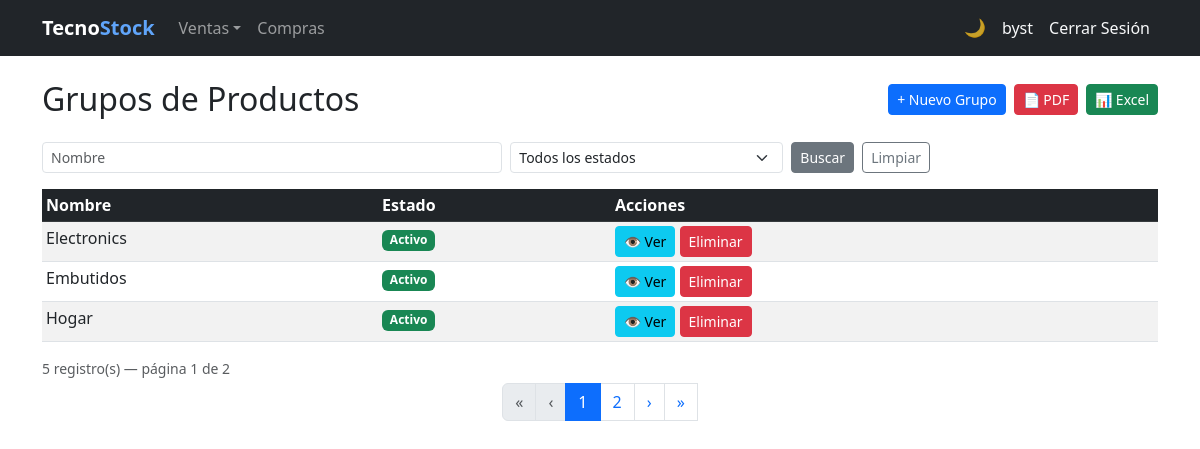
The page /groups/ (signed in) on the database as committed earlier.
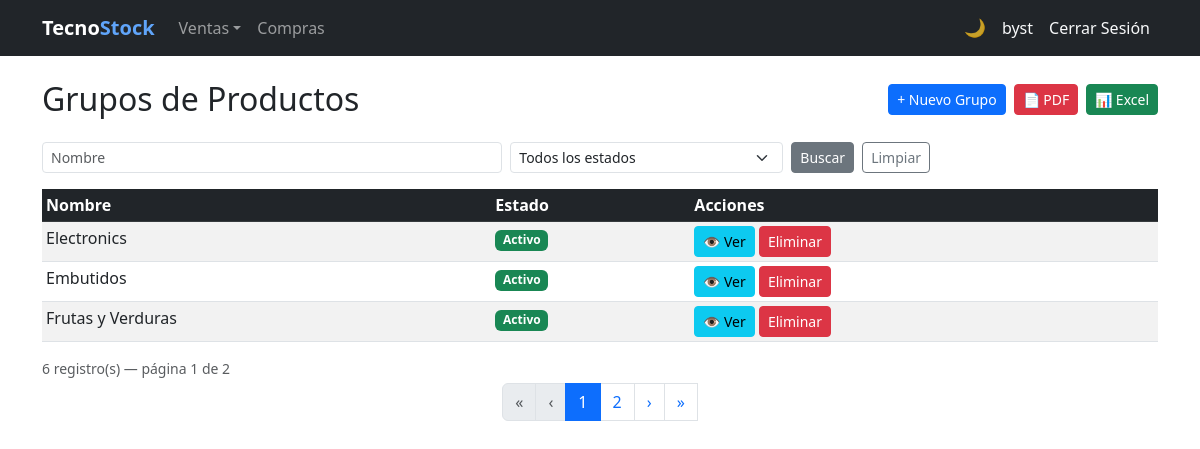
The same page on the database as committed later.
### billing/models.py (models this page shows, shortened)
class ProductGroup(models.Model):
    name = models.CharField(max_length=100, unique=True, verbose_name='Group Name')
    is_active = models.BooleanField(default=True)
    created_at = models.DateTimeField(auto_now_add=True)
    updated_at = models.DateTimeField(auto_now=True)
    class Meta:
        verbose_name = 'Product Group'
        verbose_name_plural = 'Product Groups'
        ordering = ['name']

### billing/views.py (the view)
# urls.py: path('groups/', views.ProductGroupListView.as_view(), name='productgroup_list'),
class ProductGroupListView(LoginRequiredMixin, SearchExportMixin, ListView):
    model           = ProductGroup
    template_name   = 'billing/productgroup_list.html'
    context_object_name = 'items'
    export_filename = 'grupos'
    export_fields   = [('Nombre', 'name'), ('Activo', 'is_active')]
    search_fields   = [
        {'param': 'q',         'field': 'name__icontains'},
        {'param': 'is_active', 'field': 'is_active', 'type': 'bool'},
    ]

### shared/mixins.py (called while the page is built, shortened)
    def get_queryset(self):
        qs = super().get_queryset()
        for spec in self.search_fields:
            val = self.request.GET.get(spec['param'], '').strip()
            if not val:
                continue
        return qs.distinct()

    def get_context_data(self, **kwargs):
        ctx = super().get_context_data(**kwargs)
        ctx['search_params'] = self.request.GET
        return ctx

    def get(self, request, *args, **kwargs):
        fmt = request.GET.get('export', '').lower()
        if fmt == 'pdf':
            return self._build_pdf()
        if fmt == 'excel':
            return self._build_excel()
        return super().get(request, *args, **kwargs)

### billing/templates/billing/productgroup_list.html (shortened to what this page needs)
{% extends 'billing/base.html' %}
{% block content %}
<div class="d-flex align-items-center justify-content-between mb-4">
  <h2 class="mb-0">Grupos de Productos</h2>
  <div class="d-flex gap-2">
    <a href="{% url 'billing:productgroup_create' %}" class="btn btn-primary btn-sm">+ Nuevo Grupo</a>
    {% include 'billing/_export_buttons.html' %}
  </div>
</div>
<form method="get" class="mb-3">
  <div class="row g-2 align-items-end">
    <div class="col-md-5">
      <input type="text" name="q" class="form-control form-control-sm" placeholder="Nombre"
             value="{{ search_params.q|default:'' }}">
    </div>
    <div class="col-md-3">
      <select name="is_active" class="form-select form-select-sm" aria-label="Filtrar por estado">
        <option value="">Todos los estados</option>
      </select>
    </div>
    <div class="col-auto d-flex gap-2">
      <button type="submit" class="btn btn-secondary btn-sm">Buscar</button>
      <a href="{% url 'billing:productgroup_list' %}" class="btn btn-outline-secondary btn-sm">Limpiar</a>
    </div>
  </div>
</form>
<table class="table table-striped table-hover table-sm">
  <thead class="table-dark">
    <tr><th>Nombre</th><th>Estado</th><th>Acciones</th></tr>
  </thead>
  <tbody>
    {% for item in items %}
    <tr>
      <td>{{ item.name }}</td>
      <td>
        {% if item.is_active %}
          <span class="badge bg-success">Activo</span>
        {% else %}
          <span class="badge bg-secondary">Inactivo</span>
        {% endif %}
      </td>
      <td>
        <button type="button" class="btn btn-sm btn-info" onclick="showDetail(this)"
          data-dm-title="{{ item.name }}"
          data-dm-subtitle="Grupo de Producto"
          data-dm-initial="{{ item.name|first|upper }}"
          data-dm-color="#fd7e14"
          data-dm-active="{{ item.is_active }}"
          data-dm-f1l="Nombre"       data-dm-f1v="{{ item.name }}"
          data-dm-f2l="Estado"       data-dm-f2v="{{ item.is_active|yesno:'Activo,Inactivo' }}"
          data-dm-f3l="Creado"       data-dm-f3v="{{ item.created_at|date:'d/m/Y' }}"
          data-dm-f4l="Actualizado"  data-dm-f4v="{{ item.updated_at|date:'d/m/Y' }}"
          data-dm-edit-url="{% url 'billing:productgroup_update' item.pk %}"
        >&#128065; Ver</button>
        <a href="{% url 'billing:productgroup_delete' item.pk %}" class="btn btn-sm btn-danger">Eliminar</a>
      </td>
    </tr>
    {% empty %}
    <tr><td colspan="3" class="text-center">No hay grupos registrados.</td></tr>
    {% endfor %}
  </tbody>
</table>
{% include 'billing/_pagination.html' %}
{% endblock %}

Rows that differ between the two databases and show on the page:
no longer on this page (row unchanged): ProductGroup: name "Hogar", is_active "Activo"
added ProductGroup: name "Frutas y Verduras", is_active "Activo"
Other text that changed with them:
{{ paginator.count }}: "5" → "6"
